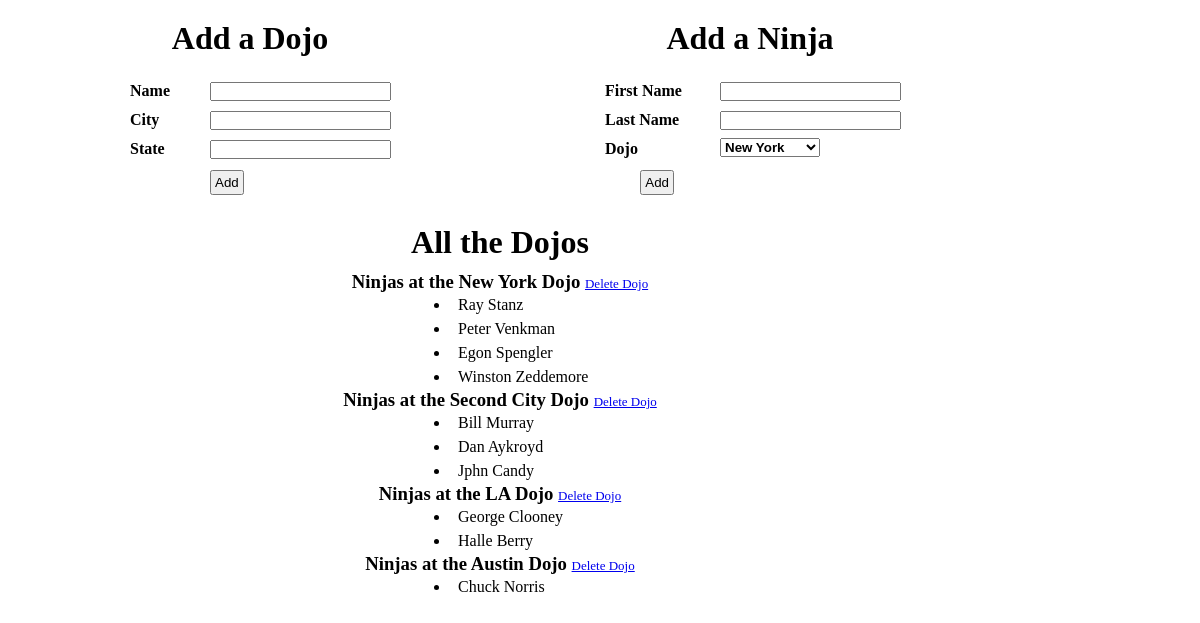
The page / on the database its author committed.
### dojo_ninjas_app/models.py (models this page shows)
class Dojo(models.Model):
    name = models.CharField(max_length=255)
    city = models.CharField(max_length=255)
    state = models.CharField(max_length=255)
    desc = models.TextField()
    created_at = models.DateTimeField(auto_now_add=True)
    updated_at = models.DateTimeField(auto_now=True)

class Ninja(models.Model):
    dojo = models.ForeignKey(Dojo, related_name='ninjas', on_delete = models.CASCADE)
    first_name = models.CharField(max_length=255)
    last_name = models.CharField(max_length=255)
    created_at = models.DateTimeField(auto_now_add=True)
    updated_at = models.DateTimeField(auto_now=True)

### dojo_ninjas_app/views.py (the view)
# urls.py: path('', views.home),
def home(request):
    context = {
        'dojos': Dojo.objects.all()
    }
    return render(request,"home.html", context)

### dojo_ninjas_app/templates/home.html (shortened to what this page needs)
<!DOCTYPE html>
<html lang="en">
<head>
    {% load static %}
    <link rel="stylesheet" href="{% static 'css/style.css' %}">
</head>
<body>
    <div id='container'>
        <div id='dojos'>
            <h1>Add a Dojo</h1>
            <form action="/add_dojo" method="POST">
                <div id='dojo_body'>
                    <label for='name'>Name</label>
                    <input type='text' name='name' id='name'><br>
                    <label for='city'>City</label>
                    <input type='text' name='city' id='city'><br>
                    <label for='state'>State</label>
                    <input type='text' name='state' id='state'><br>
                    <button>Add</button>
                </div>
            </form>
        </div>
        <div id='ninjas'>
            <h1>Add a Ninja</h1>
            <form action="/add_ninja" method="POST">
                <div id='ninjas_body'>
                    <label for='first_name'>First Name</label>
                    <input type='text' name='first_name' id='first_name'><br>
                    <label for='last_name'>Last Name</label>
                    <input type='text' name='last_name' id='last_name'><br>
                    <label for='dojo'>Dojo</label>
                    <select name='dojo' id='dojo'>
                        {% for dojo in dojos %}
                        <option value='{{ dojo.id }}'>{{ dojo.name }}
                        </option>
                        {% endfor %}
                    </select><br>
                    <button>Add</button>
                </div>
            </form>
        </div>
        <div id='all_dojos'>
            <h1>All the Dojos</h1>
            {% for dojo in dojos %}
            <h3>Ninjas at the {{ dojo.name }} Dojo <a href='/delete_dojo/{{dojo.id}}/delete'>Delete Dojo</a></h3>
            <ul>
                {% for ninja in dojo.ninjas.all %}
                <li><span>{{ ninja.first_name }} {{ninja.last_name }}</span></li>
                {% endfor %}
            </ul>
            {% endfor %}
        </div>
    </div>
</body>
</html>

### dojo_ninjas_app/static/css/style.css (style rules this page uses)
* { margin: 0px; padding: 0px; }
#container { width: 1000px; }
#dojos { float: left; width: 50%; }
#dojos h1 { text-align: center; padding: 20px; }
#dojos label { float: left; clear: left; width: 75px; text-align: left; margin-left: 125px; font-weight: bold; padding: 5px; }
#dojos input { float: left; margin: 5px 0px; }
#dojos button { position: absolute; left: 210px; top: 170px; padding: 3px; }
#ninjas { float: right; width: 50%; }
#ninjas h1 { text-align: center; padding: 20px; }
#ninjas label { float: left; clear: left; width: 110px; text-align: left; margin-left: 100px; font-weight: bold; padding: 5px; }
#ninjas select { float: left; clear: left; width: auto; text-align: left; margin-left: 220px; margin-top: -25px; font-weight: bold; }
#ninjas input { float: left; margin: 5px 0px; }
#ninjas button { position: absolute; right: 526px; top: 170px; padding: 3px; }
#all_dojos { clear: both; margin: auto; width: 50%; padding-top: 50px; text-align: center; }
#all_dojos h1 { padding: 10px; }
#all_dojos a { font-size: small; font-weight: normal; }
li { padding: 3px; margin-left: 200px; text-align: left; }
li span { position: relative; left: 5px; }

### rows shown on the page
Dojo: name "New York"
Ninja: first_name "Ray", last_name "Stanz"
Ninja: first_name "Peter", last_name "Venkman"
Ninja: first_name "Egon", last_name "Spengler"
Ninja: first_name "Winston", last_name "Zeddemore"
Dojo: name "Second City"
Ninja: first_name "Bill", last_name "Murray"
Ninja: first_name "Dan", last_name "Aykroyd"
Ninja: first_name "Jphn", last_name "Candy"
Dojo: name "LA"
Ninja: first_name "George", last_name "Clooney"
Ninja: first_name "Halle", last_name "Berry"
Dojo: name "Austin"
Ninja: first_name "Chuck", last_name "Norris"

### other values the page prints
form field dojo "New York"
